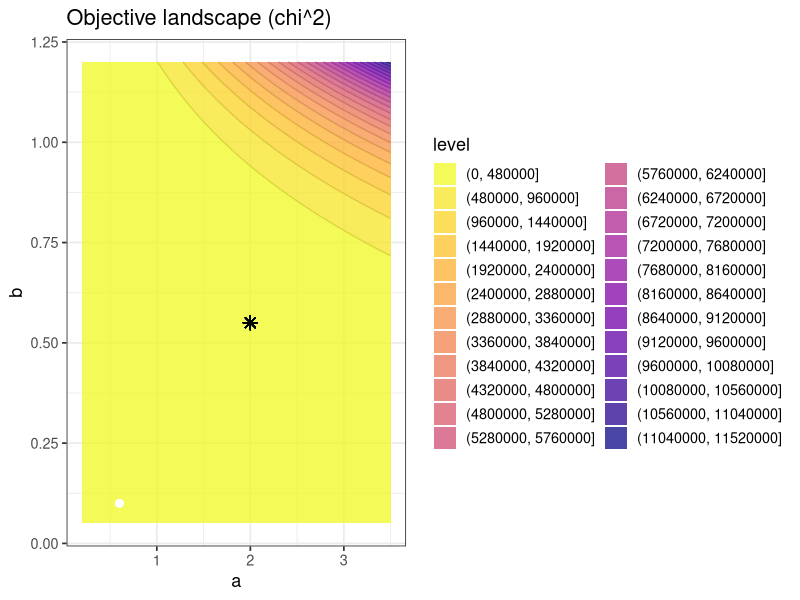
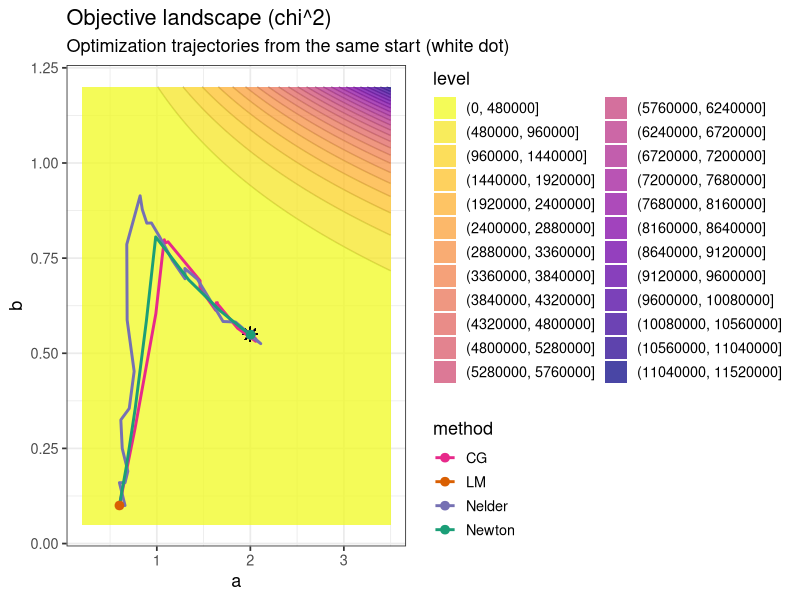
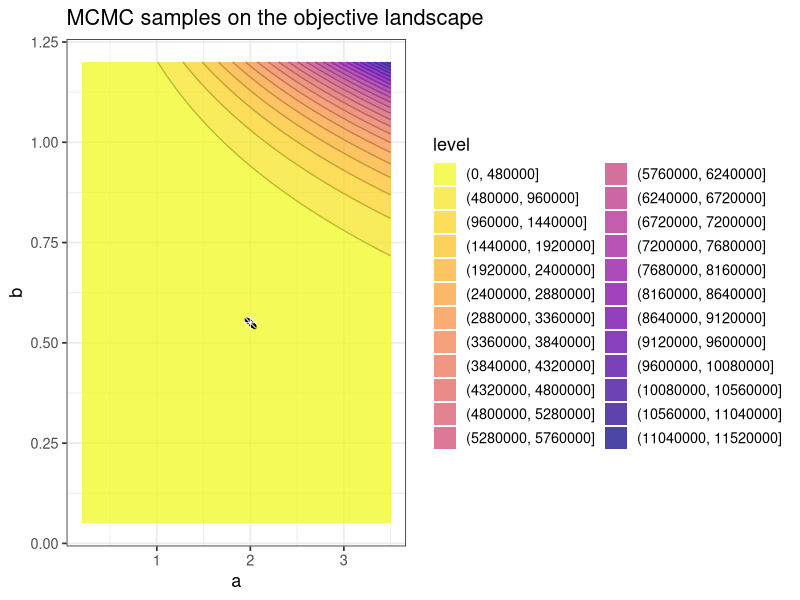
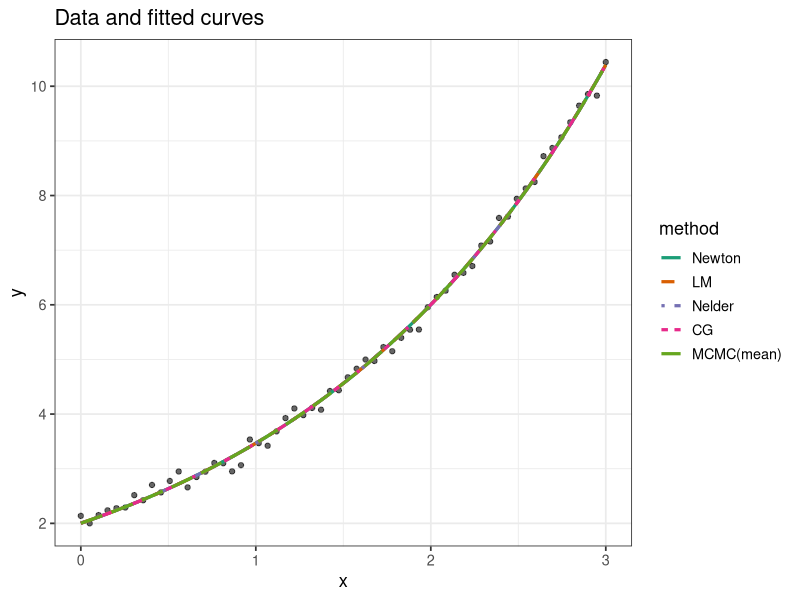
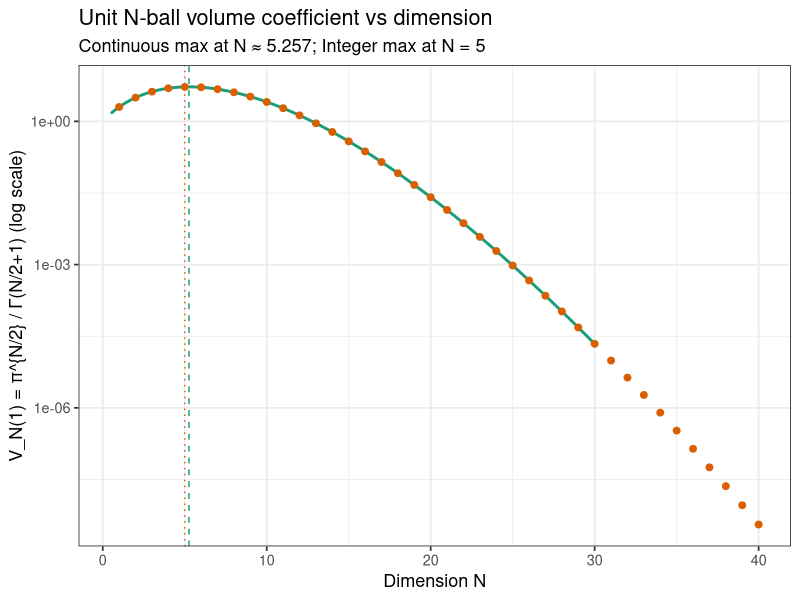

Write R code to recreate these figures, in order.
## ---- chunk 1
set.seed(42)

options(repos = c(CRAN = "https://cloud.r-project.org"))

ensure_pkg <- function(pkg) {
	if (!requireNamespace(pkg, quietly = TRUE)) install.packages(pkg)
	suppressPackageStartupMessages(library(pkg, character.only = TRUE))
}

pkgs <- c("ggplot2", "dplyr", "numDeriv", "minpack.lm")
invisible(lapply(pkgs, ensure_pkg))

theme_set(theme_bw(base_size = 13))
## ---- chunk 2
# True parameters and data
a_true <- 2.0
b_true <- 0.55
sigma  <- 0.10
n      <- 60
x      <- seq(0, 3, length.out = n)
y_true <- a_true * exp(b_true * x)
y      <- y_true + rnorm(n, 0, sigma)

# Residuals and objective (chi^2)
residuals_fn <- function(par) {
	a <- par[1]; b <- par[2]
	(y - a * exp(b * x)) / sigma
}
chi2 <- function(par) {
	r <- residuals_fn(par)
	sum(r^2)
}

# Log-posterior (flat priors within a box)
in_box <- function(par, a_rng = c(0.05, 5), b_rng = c(0.01, 1.5)) {
	a <- par[1]; b <- par[2]
	(a >= a_rng[1] && a <= a_rng[2] && b >= b_rng[1] && b <= b_rng[2])
}
logpost <- function(par) {
	if (!in_box(par)) return(-Inf)
	-0.5 * chi2(par)
}

# A helper for numerical derivatives
grad_fn <- function(par) numDeriv::grad(chi2, par)
hess_fn <- function(par) numDeriv::hessian(chi2, par)

theta_true <- c(a_true, b_true)
theta0     <- c(0.6, 0.10) # common starting point
## ---- chunk 3
# Make a grid for contour visualization of chi^2
a_seq <- seq(0.2, 3.5, length.out = 160)
b_seq <- seq(0.05, 1.2, length.out = 160)
grid  <- expand.grid(a = a_seq, b = b_seq)
grid$chi2 <- apply(as.matrix(grid), 1, function(p) chi2(c(p[1], p[2])))

base_contours <- ggplot(grid, aes(a, b)) +
	stat_contour(aes(z = chi2), bins = 25, color = "grey40", alpha = 0.7, show.legend = FALSE) +
	stat_contour_filled(aes(z = chi2), bins = 25, alpha = 0.75) +
	scale_fill_viridis_d(option = "C", direction = -1) +
	labs(title = "Objective landscape (chi^2)", x = "a", y = "b") +
	geom_point(aes(x = a_true, y = b_true), color = "black", size = 3, shape = 8) +
	geom_point(aes(x = theta0[1], y = theta0[2]), color = "white", size = 2)

base_contours
## ---- chunk 4
newton_solver <- function(theta, maxit = 50, tol = 1e-8) {
	path <- matrix(theta, ncol = 2)
	colnames(path) <- c("a", "b")
	for (k in 1:maxit) {
		g <- grad_fn(theta)
		H <- try(hess_fn(theta), silent = TRUE)
		if (inherits(H, "try-error") || any(!is.finite(H))) H <- diag(2) * 1e-3
		# Damped step if needed
		lambda <- 0
		step_ok <- FALSE
		f0 <- chi2(theta)
		for (ls in 1:20) {
			H_damped <- H + diag(2) * lambda
			# Guard against singular Hessian
			step <- try(solve(H_damped, g), silent = TRUE)
			if (inherits(step, "try-error") || any(!is.finite(step))) {
				lambda <- max(1e-6, if (lambda == 0) 1e-3 else lambda * 10)
				next
			}
			theta_new <- theta - as.numeric(step)
			if (!in_box(theta_new)) {
				lambda <- max(1e-6, if (lambda == 0) 1e-3 else lambda * 10)
				next
			}
			f1 <- chi2(theta_new)
			if (is.finite(f1) && f1 <= f0 - 1e-9) {
				theta <- theta_new
				path <- rbind(path, theta)
				step_ok <- TRUE
				break
			} else {
				lambda <- max(1e-6, if (lambda == 0) 1e-3 else lambda * 10)
			}
		}
		if (!step_ok) break
		if (sqrt(sum(g^2)) < tol) break
	}
	list(par = theta, path = as.data.frame(path))
}

fit_newton <- newton_solver(theta0)
fit_newton$par
## ---- chunk 5
# Record parameter trace by wrapping the residual function
lm_trace <- NULL
residuals_for_lm <- function(par) {
	# store only occasionally to thin (every ~10th call) to avoid huge traces
	if (is.null(lm_trace)) {
		lm_trace <<- matrix(par, ncol = 2)
	} else if ((nrow(lm_trace) %% 10) == 0) {
		lm_trace <<- rbind(lm_trace, par)
	}
	# keep LM within a safe box to avoid overflow
	if (!in_box(par)) return(rep(1e6, length(x)))
	r <- residuals_fn(par)
	if (any(!is.finite(r))) return(rep(1e6, length(x)))
	r
}

ctrl <- minpack.lm::nls.lm.control(maxiter = 200, ftol = 1e-10, ptol = 1e-10)
fit_lm <- minpack.lm::nls.lm(par = theta0, fn = residuals_for_lm, control = ctrl)
lm_path <- as.data.frame(unique(lm_trace))
colnames(lm_path) <- c("a", "b")
fit_lm$par
## ---- chunk 6
make_obj_with_trace <- function() {
	fbest <- Inf
	path <- NULL
	list(
		fn = function(par) {
			# Penalize outside the box and non-finite values
			if (!in_box(par)) return(1e12)
			f <- chi2(par)
			if (!is.finite(f)) return(1e12)
			if (is.finite(f) && f < fbest - 1e-12) {
				fbest <<- f
				path <<- rbind(path, par)
			}
			f
		},
		path = function() {
			if (is.null(path)) return(data.frame(a = numeric(0), b = numeric(0)))
			df <- as.data.frame(unique(path))
			colnames(df) <- c("a", "b")
			df
		}
	)
}

nm <- make_obj_with_trace()
fit_nm <- optim(theta0, nm$fn, method = "Nelder-Mead", control = list(maxit = 500))
nm_path <- nm$path()
fit_nm$par
## ---- chunk 7
cg <- make_obj_with_trace()
# Define a penalized objective for gradient-based methods
chi2_pen <- function(p) {
	if (!in_box(p)) return(1e12)
	f <- chi2(p)
	if (!is.finite(f)) return(1e12)
	f
}
fit_cg <- optim(theta0, cg$fn, method = "CG", gr = function(p) numDeriv::grad(chi2_pen, p),
								control = list(maxit = 500))
cg_path <- cg$path()
fit_cg$par
## ---- chunk 8
metropolis <- function(theta, n = 15000, burn = 5000, step_sd = c(0.03, 0.02)) {
	samples <- matrix(NA_real_, n, 2)
	lp <- logpost(theta)
	acc <- 0L
	for (i in 1:n) {
		prop <- theta + rnorm(2, 0, step_sd)
		lq <- logpost(prop)
		if (is.finite(lq) && log(runif(1)) < (lq - lp)) {
			theta <- prop
			lp <- lq
			acc <- acc + 1L
		}
		samples[i, ] <- theta
	}
	list(samples = samples[(burn + 1):n, , drop = FALSE], acc_rate = acc / n)
}

mcmc_out <- metropolis(theta0)
mcmc_samps <- as.data.frame(mcmc_out$samples)
colnames(mcmc_samps) <- c("a", "b")
mcmc_out$acc_rate
## ---- chunk 9
paths <- list(
	Newton = fit_newton$path,
	LM     = lm_path,
	Nelder = nm_path,
	CG     = cg_path
)

paths_df <- dplyr::bind_rows(lapply(names(paths), function(m) {
	df <- paths[[m]]
	if (nrow(df) == 0) return(NULL)
	df$method <- m
	df$step   <- seq_len(nrow(df))
	df
}))

pal <- c(Newton = "#1b9e77", LM = "#d95f02", Nelder = "#7570b3", CG = "#e7298a")

plot_paths <- base_contours +
	geom_path(data = paths_df, aes(a, b, color = method), linewidth = 1) +
	geom_point(data = paths_df %>% dplyr::group_by(method) %>% dplyr::slice_tail(n = 1),
			   aes(a, b, color = method), size = 2.6) +
	scale_color_manual(values = pal) +
	labs(subtitle = "Optimization trajectories from the same start (white dot)")

plot_paths
## ---- chunk 10
ggplot() +
	stat_contour(data = grid, aes(a, b, z = chi2, color = after_stat(level)), bins = 25, show.legend = FALSE) +
	stat_contour_filled(data = grid, aes(a, b, z = chi2), bins = 25, alpha = 0.75) +
	scale_fill_viridis_d(option = "C", direction = -1) +
	geom_point(data = mcmc_samps %>% dplyr::slice(seq(1, n(), by = 5)),
						 aes(a, b), color = "black", alpha = 0.25, size = 0.6) +
	geom_point(aes(x = a_true, y = b_true), color = "white", size = 3, shape = 8) +
	labs(title = "MCMC samples on the objective landscape", x = "a", y = "b")
## ---- chunk 11
theta_newton <- fit_newton$par
theta_lm     <- fit_lm$par
theta_nm     <- fit_nm$par
theta_cg     <- fit_cg$par
theta_mcmc   <- colMeans(mcmc_samps)

pred <- function(par) par[1] * exp(par[2] * x)

fits <- data.frame(
	x = rep(x, 5),
	yhat = c(pred(theta_newton), pred(theta_lm), pred(theta_nm), pred(theta_cg), pred(theta_mcmc)),
	method = rep(c("Newton", "LM", "Nelder", "CG", "MCMC(mean)"), each = length(x))
)

# Order methods for consistent legends and aesthetics
fits$method <- factor(fits$method, levels = c("Newton", "LM", "Nelder", "CG", "MCMC(mean)"))

ggplot() +
	geom_point(aes(x, y), color = "black", alpha = 0.6) +
	geom_line(data = fits, aes(x, yhat, color = method, linetype = method), linewidth = 1.1) +
	scale_color_manual(values = c(pal, `MCMC(mean)` = "#66a61e")) +
	scale_linetype_manual(values = c(Newton = "solid", LM = "dashed", Nelder = "dotdash", CG = "twodash", `MCMC(mean)` = "longdash")) +
	labs(title = "Data and fitted curves", x = "x", y = "y")
## ---- chunk 12
sessionInfo()
## ---- chunk 13
# Define coefficient as a function of real dimension N
Vn <- function(N) pi^(N/2) / gamma(N/2 + 1)
logV <- function(N) (N/2) * log(pi) - lgamma(N/2 + 1)
dlogV <- function(N) 0.5 * log(pi) - 0.5 * digamma(N/2 + 1)

# Continuous optimum: solve d/dN log V = 0
root <- uniroot(dlogV, interval = c(0.5, 30))
N_star <- root$root

# Alternatively, confirm by direct 1D optimization of -logV
opt <- optimize(function(N) -logV(N), interval = c(0.5, 30))
N_star_opt <- opt$minimum

# Integer optimum (scan a reasonable range)
Ns <- 1:40
vals <- Vn(Ns)
N_int_star <- Ns[which.max(vals)]

N_star; N_star_opt; N_int_star
## ---- chunk 14
N_cont <- seq(0.5, 30, by = 0.05)
df_cont <- data.frame(N = N_cont, V = Vn(N_cont))
df_int  <- data.frame(N = Ns, V = vals)

ggplot(df_cont, aes(N, V)) +
	geom_line(color = "#1b9e77", linewidth = 1) +
	geom_point(data = df_int, aes(N, V), color = "#d95f02", size = 2) +
	geom_vline(xintercept = N_star, linetype = 2, color = "#1b9e77") +
	geom_vline(xintercept = N_int_star, linetype = 3, color = "#d95f02") +
	scale_y_log10() +
	labs(title = "Unit N-ball volume coefficient vs dimension",
			 subtitle = paste0("Continuous max at N ≈ ", round(N_star, 3),
												 "; Integer max at N = ", N_int_star),
			 x = "Dimension N", y = "V_N(1) = π^{N/2} / Γ(N/2+1) (log scale)")
